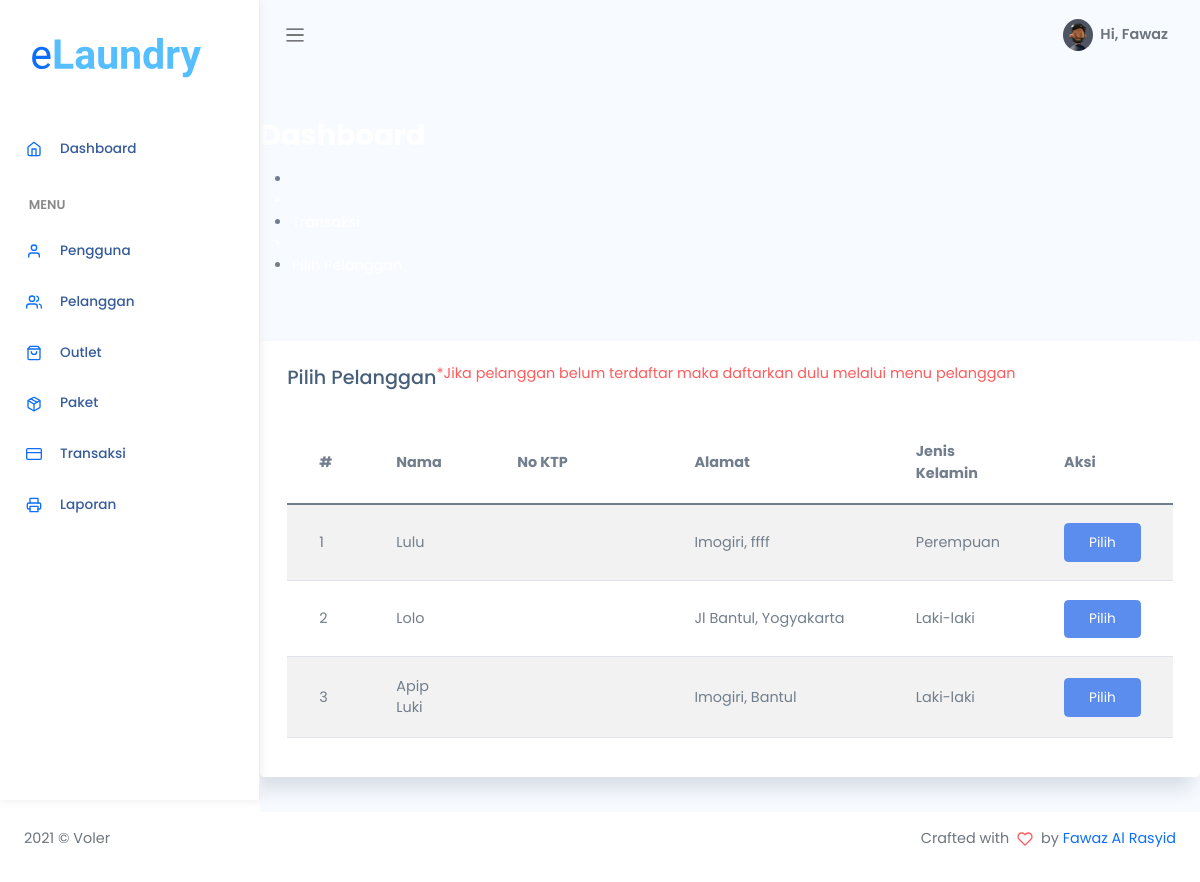
The page /admin/cari.php (signed in) on the database its author committed.
### tables this page shows
CREATE TABLE `pelanggan` (
  `id_pelanggan` int(11) NOT NULL,
  `nama_pelanggan` varchar(228) NOT NULL,
  `alamat_pelanggan` text NOT NULL,
  `jenis_kelamin` enum('L','P') NOT NULL,
  `telp_pelanggan` varchar(15) NOT NULL
);

### admin/cari.php (the view, shortened to what this page needs)
<?php
$title = 'Pilih Pelanggan';
require 'koneksi.php';
$query = 'SELECT * FROM pelanggan';
$data = mysqli_query($conn, $query);
require 'header.php';
?>
<div class="panel-header bg-primary-gradient">
    <div class="page-inner py-5">
        <div class="d-flex align-items-left align-items-md-center flex-column flex-md-row">
            <div>
                <h2 class="text-white pb-2 fw-bold">Dashboard</h2>
            </div>
        </div>
        <div class="page-header">
            <ul class="breadcrumbs">
                <li class="nav-home">
                </li>
                <li class="separator" style="color: white;">
                </li>
                <li class="nav-item">
                    <a href="transaksi.php" class="text-white">Transaksi</a>
                </li>
                <li class="separator" style="color: white;">
                </li>
                <li class="nav-item">
                    <a href="#" class="text-white"><?= $title; ?></a>
                </li>
            </ul>
        </div>
    </div>
</div>
<div class="page-inner mt--5">
    <diva class="row">
        <div class="col-md-12">
            <div class="card">
                <div class="card-header">
                    <div class="d-flex align-items-center">
                        <h4 class="card-title"><?= $title; ?></h4>
                        <p class="ml-auto text-danger">
                            *Jika pelanggan belum terdaftar maka daftarkan dulu melalui menu pelanggan
                        </p>
                    </div>
                </div>
                <div class="card-body">
                    <div class="table-responsive">
                        <table id="basic-datatables" class="display table table-striped table-hover">
                            <thead>
                                <tr>
                                    <th style="width: 7%">#</th>
                                    <th>Nama</th>
                                    <th style="width: 20%;">No KTP</th>
                                    <th style="width: 25%;">Alamat</th>
                                    <th style="width: 15%;">Jenis Kelamin</th>
                                    <th style="width: 10%">Aksi</th>
                                </tr>
                            </thead>
                            <tbody>
                                <?php
                                $no = 1;
                                if (mysqli_num_rows($data) > 0) {
                                    while ($plg = mysqli_fetch_assoc($data)) {
                                ?>
                                        <tr>
                                            <td><?= $no++; ?></td>
                                            <td><?= $plg['nama_pelanggan']; ?></td>
                                            <td><?= $plg['no_ktp']; ?></td>
                                            <td><?= $plg['alamat_pelanggan']; ?></td>
                                            <td><?php if ($plg['jenis_kelamin'] == 'L') {
                                                    echo "Laki-laki";
                                                } else {
                                                    echo "Perempuan";
                                                } ?>
                                            </td>
                                            <td>
                                                <div class="form-button-action">
                                                    <a href="tambah_transaksi.php?id=<?= $plg['id_pelanggan']; ?>" type="button" class="btn btn-primary" data-original-title="pilih">
                                                        <i class="fa fa-edit"></i> Pilih
                                                    </a>
                                                </div>
                                            </td>
                                        </tr>
                                <?php }
                                }
                                ?>
                            </tbody>
                        </table>
                    </div>
                </div>
            </div>
        </div>
</div>
</div>
<?php
require 'footer.php';
?>

### assets/css/app.css (style rules this page uses)
* { font-family: 'Poppins', sans-serif; }
a { text-decoration: none }
a, button { outline: 0 }
.btn.btn-danger, .btn.btn-dark, .btn.btn-info, .btn.btn-light, .btn.btn-link, .btn.btn-primary, .btn.btn-secondary, .btn.btn-success, .btn.btn-warning { color: #fff }
.card { box-shadow: -8px 12px 18px 0 rgba(25, 42, 70, .13); margin-bottom: 2.2rem }
.card .card-header { border: none }
.card .card-header h4 { font-size: 1.2rem }
.card .card-header~.card-body { padding-top: 0 }
.card .card-title { font-size: 1.2rem }
.card .card-body { padding: 1.4rem 1.7rem }
.dataTable-table td, .dataTable-table thead th, .table td, .table thead th { vertical-align: middle }
.dataTable-table thead th, .table thead th { border-bottom: 2px solid #475f7b }

### rows shown on the page
pelanggan: nama_pelanggan "Lulu", alamat_pelanggan "Imogiri, ffff", jenis_kelamin "Perempuan"
pelanggan: nama_pelanggan "Lolo", alamat_pelanggan "Jl Bantul, Yogyakarta", jenis_kelamin "Laki-laki"
pelanggan: nama_pelanggan "Apip Luki", alamat_pelanggan "Imogiri, Bantul", jenis_kelamin "Laki-laki"

### other values the page prints
$_SESSION['nama_user'] "Fawaz"
$title "Pilih Pelanggan"
